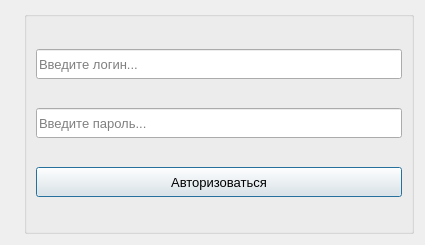
<?xml version="1.0" encoding="UTF-8"?>
<ui version="4.0">
 <class>AuthorizationWindow</class>
 <widget class="QDialog" name="AuthorizationWindow">
  <property name="windowModality">
   <enum>Qt::NonModal</enum>
  </property>
  <property name="geometry">
   <rect>
    <x>0</x>
    <y>0</y>
    <width>425</width>
    <height>245</height>
   </rect>
  </property>
  <property name="windowTitle">
   <string>Авторизация</string>
  </property>
  <property name="windowIcon">
   <iconset>
    <normaloff>../icons/shop.png</normaloff>../icons/shop.png</iconset>
  </property>
  <property name="sizeGripEnabled">
   <bool>false</bool>
  </property>
  <property name="modal">
   <bool>false</bool>
  </property>
  <layout class="QGridLayout" name="gridLayout">
   <item row="0" column="1" rowspan="3">
    <layout class="QVBoxLayout" name="verticalLayout">
     <item>
      <widget class="QGroupBox" name="groupBox">
       <property name="title">
        <string/>
       </property>
       <layout class="QGridLayout" name="gridLayout_2">
        <item row="0" column="0">
         <widget class="QLineEdit" name="lineLogin">
          <property name="minimumSize">
           <size>
            <width>0</width>
            <height>30</height>
           </size>
          </property>
          <property name="font">
           <font>
            <pointsize>10</pointsize>
           </font>
          </property>
          <property name="placeholderText">
           <string>Введите логин...</string>
          </property>
         </widget>
        </item>
        <item row="1" column="0">
         <widget class="QLineEdit" name="linePassword">
          <property name="minimumSize">
           <size>
            <width>0</width>
            <height>30</height>
           </size>
          </property>
          <property name="font">
           <font>
            <pointsize>10</pointsize>
           </font>
          </property>
          <property name="echoMode">
           <enum>QLineEdit::Password</enum>
          </property>
          <property name="placeholderText">
           <string>Введите пароль...</string>
          </property>
         </widget>
        </item>
        <item row="2" column="0">
         <widget class="QPushButton" name="loginIn">
          <property name="minimumSize">
           <size>
            <width>0</width>
            <height>30</height>
           </size>
          </property>
          <property name="font">
           <font>
            <pointsize>10</pointsize>
           </font>
          </property>
          <property name="text">
           <string>Авторизоваться</string>
          </property>
         </widget>
        </item>
       </layout>
      </widget>
     </item>
    </layout>
   </item>
   <item row="0" column="0" rowspan="3">
    <widget class="QLabel" name="label">
     <property name="text">
      <string/>
     </property>
     <property name="pixmap">
      <pixmap>../icons/identification (2).png</pixmap>
     </property>
    </widget>
   </item>
  </layout>
 </widget>
 <resources/>
 <connections>
  <connection>
   <sender>loginIn</sender>
   <signal>clicked()</signal>
   <receiver>AuthorizationWindow</receiver>
   <slot>authorization()</slot>
   <hints>
    <hint type="sourcelabel">
     <x>210</x>
     <y>220</y>
    </hint>
    <hint type="destinationlabel">
     <x>199</x>
     <y>149</y>
    </hint>
   </hints>
  </connection>
  <connection>
   <sender>AuthorizationWindow</sender>
   <signal>rejected()</signal>
   <receiver>AuthorizationWindow</receiver>
   <slot>close()</slot>
   <hints>
    <hint type="sourcelabel">
     <x>199</x>
     <y>149</y>
    </hint>
    <hint type="destinationlabel">
     <x>199</x>
     <y>149</y>
    </hint>
   </hints>
  </connection>
 </connections>
 <slots>
  <slot>authorization()</slot>
 </slots>
</ui>
